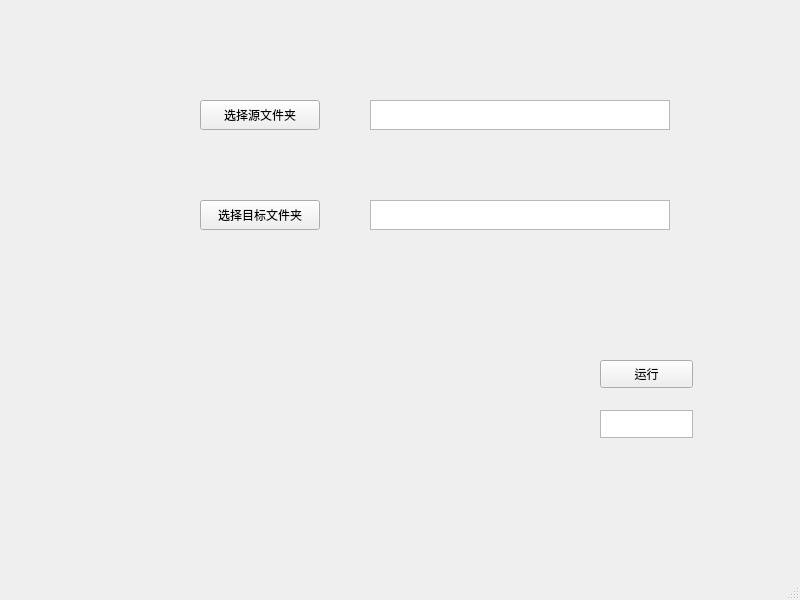
<?xml version="1.0" encoding="UTF-8"?>
<ui version="4.0">
 <class>MainWindow</class>
 <widget class="QMainWindow" name="MainWindow">
  <property name="geometry">
   <rect>
    <x>0</x>
    <y>0</y>
    <width>800</width>
    <height>600</height>
   </rect>
  </property>
  <property name="windowTitle">
   <string>MainWindow</string>
  </property>
  <widget class="QWidget" name="centralwidget">
   <widget class="QPushButton" name="SourceButton">
    <property name="geometry">
     <rect>
      <x>200</x>
      <y>100</y>
      <width>120</width>
      <height>30</height>
     </rect>
    </property>
    <property name="text">
     <string>选择源文件夹</string>
    </property>
   </widget>
   <widget class="QPushButton" name="TargetButton">
    <property name="geometry">
     <rect>
      <x>200</x>
      <y>200</y>
      <width>120</width>
      <height>30</height>
     </rect>
    </property>
    <property name="text">
     <string>选择目标文件夹</string>
    </property>
   </widget>
   <widget class="QPushButton" name="Process">
    <property name="geometry">
     <rect>
      <x>600</x>
      <y>360</y>
      <width>93</width>
      <height>28</height>
     </rect>
    </property>
    <property name="text">
     <string>运行</string>
    </property>
   </widget>
   <widget class="QTextBrowser" name="SourceFolder">
    <property name="geometry">
     <rect>
      <x>370</x>
      <y>100</y>
      <width>300</width>
      <height>30</height>
     </rect>
    </property>
   </widget>
   <widget class="QTextBrowser" name="TargetFolder">
    <property name="geometry">
     <rect>
      <x>370</x>
      <y>200</y>
      <width>300</width>
      <height>30</height>
     </rect>
    </property>
   </widget>
   <widget class="QTextBrowser" name="ProcessText">
    <property name="geometry">
     <rect>
      <x>600</x>
      <y>410</y>
      <width>93</width>
      <height>28</height>
     </rect>
    </property>
   </widget>
  </widget>
  <widget class="QMenuBar" name="menubar">
   <property name="geometry">
    <rect>
     <x>0</x>
     <y>0</y>
     <width>800</width>
     <height>26</height>
    </rect>
   </property>
  </widget>
  <widget class="QStatusBar" name="statusbar"/>
 </widget>
 <resources/>
 <connections/>
</ui>
